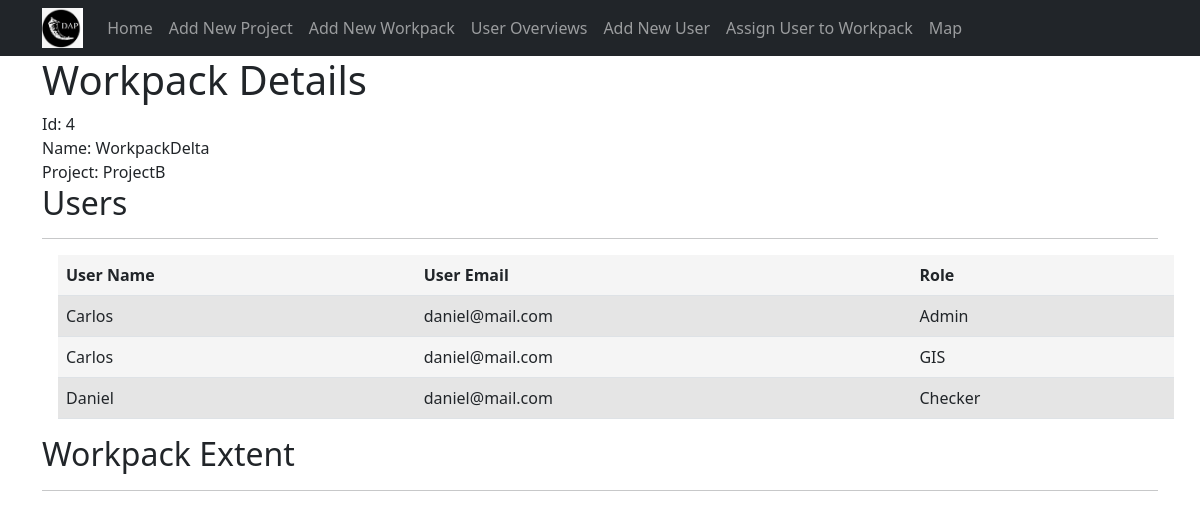
The page /workpack/4 on the database its author committed.
### tables this page shows
CREATE TABLE dap_workpack (
	uid integer PRIMARY KEY AUTOINCREMENT,
	workpack_name text,
	project_id integer,
	workpack_extent text
);

CREATE TABLE dap_project (
	uid integer PRIMARY KEY AUTOINCREMENT,
	project_name text,
	project_db text
);

CREATE TABLE dap_user (
	uid integer PRIMARY KEY AUTOINCREMENT,
	user_name text,
	user_email text
);

CREATE TABLE dap_role (
	uid integer PRIMARY KEY AUTOINCREMENT,
	role_name text,
	role_level integer
);

### app.py (the view)
@app.route("/workpack/<int:index>")
def workpack_view(index):
    try:
        workpack = get_specific_workpack(index)
        workpack_details = get_specific_workpack_details(index)
        wkp_headings = ("User Name", "User Email", "Role")
        wkp_data = []
        for row in workpack_details:
            wkp_data.append((row.get('user'),
                            row.get('user_email'),
                            row.get('role'))
                            )
        coords = workpack.get("extent")
        lat = float(coords.split(",")[0])
        lon = float(coords.split(",")[1])
        coords_formatted = (lat,lon
                            )
        coord_dict = {"lat": lat,
                      "lon": lon
                      }
        print (coord_dict)
        return render_template("workpack.html",
                               index=index,
                               workpack=workpack,
                               workpack_details=workpack_details,
                               headings=wkp_headings,
                               data=wkp_data,
                               coords=coord_dict
        )
    except IndexError:
        abort(404)

### app.py (called while the page is built)
@app.teardown_appcontext
def close_connection(exception):
    db = getattr(g, "_database", None)
    if db is not None:
        db.close()

### model.py (called while the page is built)
def get_db():
    db = getattr(g, "_database", None)
    if db is None:
        db = g._database = sqlite3.connect("db/dap_admin.db")
    return db

def get_workpacks():
    conn = get_db()
    c = conn.cursor()
    workpacks_from_db = c.execute("""SELECT w.uid as wkp_id,
                    p.project_name, w.workpack_name, w.workpack_extent
                    FROM
                    dap_project AS p
                    INNER JOIN dap_workpack AS w ON p.uid = w.project_id
                    ORDER BY p.uid
    """)
    workpacks = []
    for row in workpacks_from_db:
        workpack = {
            "id": row[0],
            "project": row[1],
            "workpack": row[2],
            "extent": row[3]
        }
        workpacks.append(workpack)
    return workpacks

def get_specific_workpack(id):
    workpacks = get_workpacks()
    for row in workpacks:
        if row['id'] == id:
            return row

def get_specific_workpack_details(id):
    workpacks = get_workpack_details(id)
    return workpacks

### templates/workpack.html (shortened to what this page needs)
{% extends 'base.html' %}
{% set active_page = 'new_item' %}
{% block content %}
    <h1>Workpack Details </h1>
    Id: {{index}}<br>
    Name: {{workpack.workpack}}<br>
    Project: {{workpack.project}}<br>
<div class="users">
    <h2>Users</h2><hr>
      {% include 'static_table.html' %}
</div>
<div class="map_extent">
    <h2>Workpack Extent</h2><hr>
      {% include 'map.html' %}
{% endblock %}

### templates/static_table.html (shortened to what this page needs)
<!DOCTYPE html>
<html lang="en">
<head>
    <link rel="stylesheet" href="/static/css/style.css" />
</head>
<body>
    <table class="table">
        <tr class="table__header">
            {% for header in headings %}
            <th class="table__cell">  {{ header }}</th>
            {% endfor %}
        </tr>
        {% for row in data %}
        <tr class="table__row">
            {% for cell in row %}
                <td class="table__cell">{{ cell }}</td>
            {% endfor %}
        </tr>
        {% endfor %}
    </table>
</body>
</html>

### static/css/style.css (style rules this page uses)
body { padding-top: 56px; }
.table__row:nth-child(even) { background-color: #e5e5e5; }
.table { border-spacing: 0; margin: 1rem; background-color: #f5f5f5; }
.table__header { text-align: left; }
.table__cell { padding: 8px; }

### rows shown on the page
dap_workpack: workpack "WorkpackDelta"
dap_project: project "ProjectB"
dap_user: user_name "Carlos", user_email "daniel@mail.com"
dap_role: role_name "Admin"
dap_role: role_name "GIS"
dap_user: user_name "Daniel", user_email "daniel@mail.com"
dap_role: role_name "Checker"

### other values the page prints
{{ index }} "4"
{{ header }} "User Name" "User Email" "Role"
